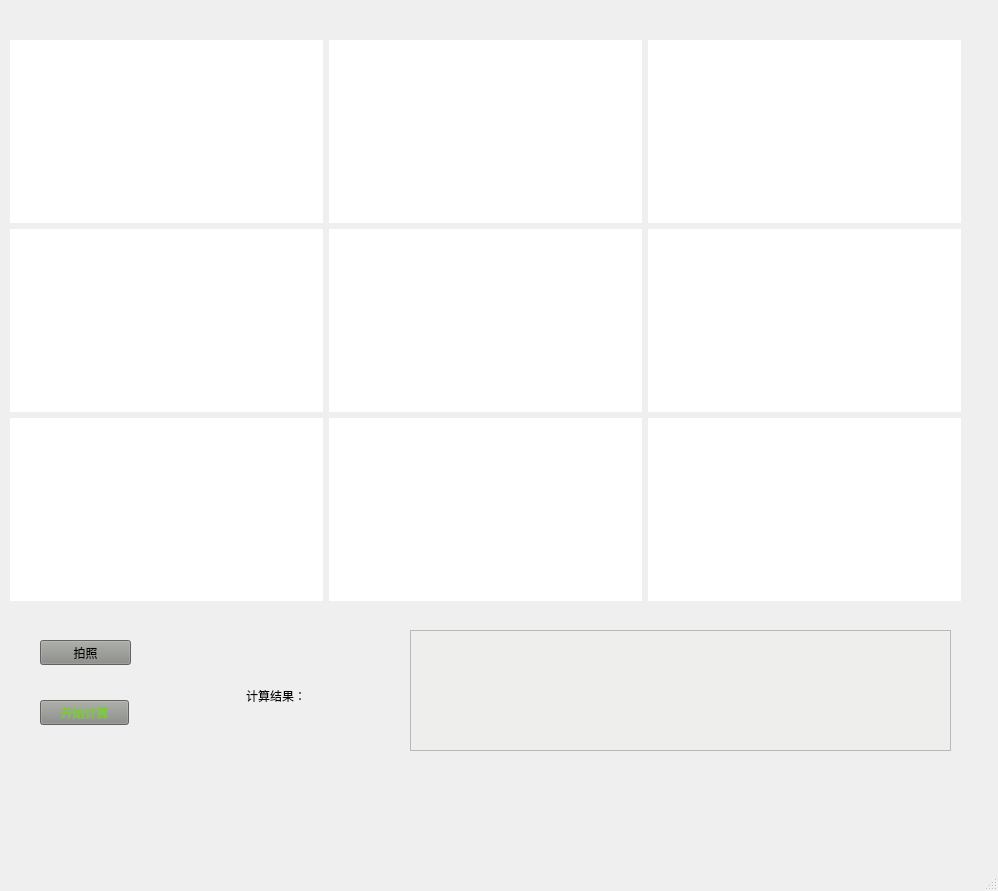
<?xml version="1.0" encoding="UTF-8"?>
<ui version="4.0">
 <class>MainWindow</class>
 <widget class="QMainWindow" name="MainWindow">
  <property name="geometry">
   <rect>
    <x>0</x>
    <y>0</y>
    <width>998</width>
    <height>891</height>
   </rect>
  </property>
  <property name="windowTitle">
   <string>MainWindow</string>
  </property>
  <widget class="QWidget" name="centralwidget">
   <widget class="QPushButton" name="pushButton_catch">
    <property name="geometry">
     <rect>
      <x>40</x>
      <y>640</y>
      <width>91</width>
      <height>25</height>
     </rect>
    </property>
    <property name="styleSheet">
     <string notr="true">background-color: rgb(204, 0, 0);
background-color: rgb(136, 138, 133);</string>
    </property>
    <property name="text">
     <string>拍照</string>
    </property>
   </widget>
   <widget class="QPushButton" name="pushButton_calculate">
    <property name="geometry">
     <rect>
      <x>40</x>
      <y>700</y>
      <width>89</width>
      <height>25</height>
     </rect>
    </property>
    <property name="styleSheet">
     <string notr="true">background-color: rgb(237, 212, 0);
background-color: rgb(136, 138, 133);
color: rgb(115, 210, 22);</string>
    </property>
    <property name="text">
     <string>开始计算</string>
    </property>
   </widget>
   <widget class="QWidget" name="horizontalLayoutWidget">
    <property name="geometry">
     <rect>
      <x>10</x>
      <y>40</y>
      <width>951</width>
      <height>561</height>
     </rect>
    </property>
    <layout class="QHBoxLayout" name="horizontalLayout">
     <item>
      <layout class="QVBoxLayout" name="verticalLayout_2">
       <item>
        <widget class="QLabel" name="label_1">
         <property name="styleSheet">
          <string notr="true">background-color: rgb(255, 255, 255);</string>
         </property>
         <property name="text">
          <string/>
         </property>
        </widget>
       </item>
       <item>
        <widget class="QLabel" name="label_2">
         <property name="styleSheet">
          <string notr="true">background-color: rgb(255, 255, 255);</string>
         </property>
         <property name="text">
          <string/>
         </property>
        </widget>
       </item>
       <item>
        <widget class="QLabel" name="label_3">
         <property name="styleSheet">
          <string notr="true">background-color: rgb(255, 255, 255);</string>
         </property>
         <property name="text">
          <string/>
         </property>
        </widget>
       </item>
      </layout>
     </item>
     <item>
      <layout class="QVBoxLayout" name="verticalLayout">
       <item>
        <widget class="QLabel" name="label_4">
         <property name="styleSheet">
          <string notr="true">background-color: rgb(255, 255, 255);</string>
         </property>
         <property name="text">
          <string/>
         </property>
        </widget>
       </item>
       <item>
        <widget class="QLabel" name="label_5">
         <property name="styleSheet">
          <string notr="true">background-color: rgb(255, 255, 255);</string>
         </property>
         <property name="text">
          <string/>
         </property>
        </widget>
       </item>
       <item>
        <widget class="QLabel" name="label_6">
         <property name="styleSheet">
          <string notr="true">background-color: rgb(255, 255, 255);</string>
         </property>
         <property name="text">
          <string/>
         </property>
        </widget>
       </item>
      </layout>
     </item>
     <item>
      <layout class="QVBoxLayout" name="verticalLayout_3">
       <item>
        <widget class="QLabel" name="label_7">
         <property name="styleSheet">
          <string notr="true">background-color: rgb(255, 255, 255);</string>
         </property>
         <property name="text">
          <string/>
         </property>
        </widget>
       </item>
       <item>
        <widget class="QLabel" name="label_8">
         <property name="styleSheet">
          <string notr="true">background-color: rgb(255, 255, 255);</string>
         </property>
         <property name="text">
          <string/>
         </property>
        </widget>
       </item>
       <item>
        <widget class="QLabel" name="label_9">
         <property name="styleSheet">
          <string notr="true">background-color: rgb(255, 255, 255);</string>
         </property>
         <property name="text">
          <string/>
         </property>
        </widget>
       </item>
      </layout>
     </item>
    </layout>
   </widget>
   <widget class="QTextBrowser" name="textBrowser_result">
    <property name="geometry">
     <rect>
      <x>410</x>
      <y>630</y>
      <width>541</width>
      <height>121</height>
     </rect>
    </property>
    <property name="styleSheet">
     <string notr="true">background-color: rgb(238, 238, 236);</string>
    </property>
   </widget>
   <widget class="QLabel" name="label">
    <property name="geometry">
     <rect>
      <x>246</x>
      <y>670</y>
      <width>121</width>
      <height>51</height>
     </rect>
    </property>
    <property name="styleSheet">
     <string notr="true">font: 20pt &quot;Ubuntu&quot;;</string>
    </property>
    <property name="text">
     <string>计算结果：</string>
    </property>
   </widget>
  </widget>
  <widget class="QMenuBar" name="menubar">
   <property name="geometry">
    <rect>
     <x>0</x>
     <y>0</y>
     <width>998</width>
     <height>28</height>
    </rect>
   </property>
  </widget>
  <widget class="QStatusBar" name="statusbar"/>
 </widget>
 <resources/>
 <connections/>
</ui>
